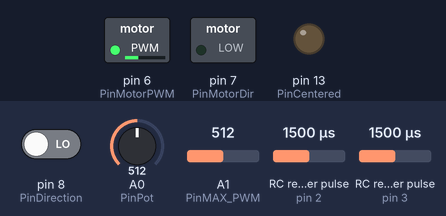
Recording of a sketch running on a simulated Arduino Uno, built with avr-gcc and run on an emulated ATmega328P. Parts: switched loads named in the sketch (green lamp = pin HIGH), output pins drawn as LEDs (lit = HIGH). Wiring (inferred from the names in the program): 2 × RC receiver channel: data pin 2 / data pin 3. The test bench sets the inputs (shaded band); at power-on: A0 (PinPot) = 512, A1 (PinMAX_PWM) = 512, pin 8 (PinDirection) LOW, RC receiver pulse (sensors on pin 2, pin 3) 1500 µs.

Above: at 1.2 s.
1.3 s: A0 (PinPot) set to 716
At 2.4 s:
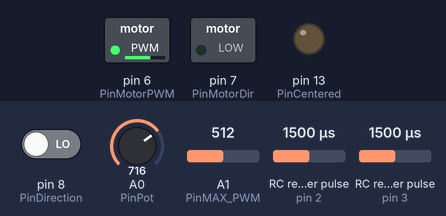
2.8 s: A1 (PinMAX_PWM) set to 716
At 3.6 s:
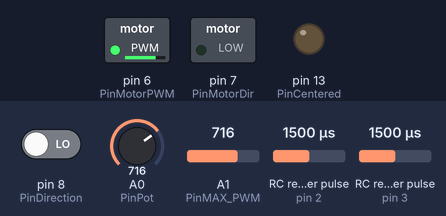
4.3 s: pin 8 (PinDirection) driven HIGH
At 4.7 s:
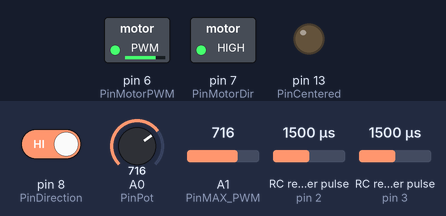
5.8 s: A0 (PinPot) set to 540
At 7.0 s:
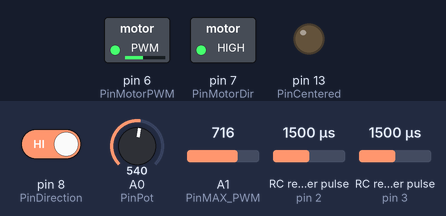
7.3 s: A1 (PinMAX_PWM) set to 992
At 8.2 s:
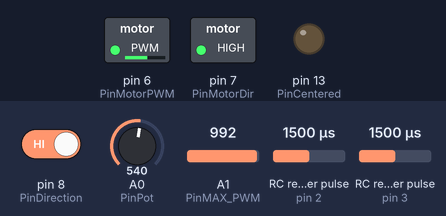
8.8 s: A0 (PinPot) set to 306
At 9.4 s:
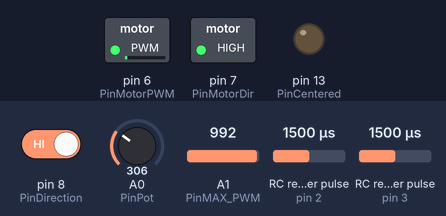
Timing chart, 0 to 11.3 s (numbered marks = the images above; inputs shaded):
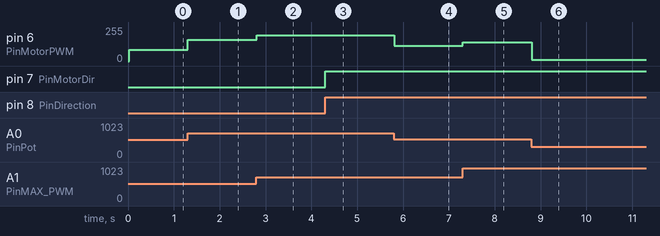

Measured:
- after the input at 1.3 s, pin 6 (PinMotorPWM): 84/255 → 161/255 at once
- after the input at 2.8 s, pin 6 (PinMotorPWM): 161/255 → 195/255 at once
- after the input at 4.3 s, pin 7 (PinMotorDir): LOW → HIGH at once
- after the input at 5.8 s, pin 6 (PinMotorPWM): 195/255 → 114/255 at once
- after the input at 7.3 s, pin 6 (PinMotorPWM): 114/255 → 141/255 at once
- after the input at 8.8 s, pin 6 (PinMotorPWM): 141/255 → 8/255 at once

The sketch:

accelerator2.ino
```cpp
int PinMotorPot = 0;      // Motor Pot Connected to A0
int PinMAX_PWM = 1;   // Maximum PWM is controlled through a pot connected to A1 to limit power to motor
int PinPot = 0;      // Input Pot Connected to A1
int PinMotorPWM = 6;   // Motor PWM on D6
int PinMotorDir = 7;   // Motor Direction on D7
int PinDirection = 8;
int PinCentered = 13;

int MotorPotValue = 0;
int PotValueFixed = 0;
int PotValue = 0;
int MotorPotError = 0;
int MotorDriveValue = 0;

int PotMAX_PWM = 0;
int BasePWM = 5; // Where motor kicks in to remove large dead zone in accelerator.
int MinPWM = 80;  // PWM at minimum pot position.
int MaxPWM = 255; // This value will change with pot.

int ErrorClamp = 255;
int DeadZone = 2;
int EndStopLeft = 300;
int EndStopRight = 730;

int maximum = 550;
int minimum = 550;
int counter;

int ch1;
int ch2;
int interlocked;
int interlock_count;

 /*
  * Channel A
  * 1445-1465 - Center
  * 1210 - Full Brake
  * 1580 - Full Accelerator
  *
  * Channel B
  * 1470-1490 - Center
  * 1820 - Fill Right
  * 1130 - Full Left
  *
  * Channel C
  * 1450-1480 - no signal
  * 1060-1080 - default C off
  * 1850-1870 - C ON
  *
  */

void setup() {

  pinMode(2, INPUT); // RC Reciever C
  pinMode(3, INPUT); // RC Reciever Throttle

  pinMode(PinDirection, INPUT);
  pinMode(PinMotorPWM, OUTPUT);  // sets the pin as output
  pinMode(PinMotorDir, OUTPUT);  // sets the pin as output
  pinMode(PinCentered, OUTPUT);  // sets the pin as output
  Serial.begin(115200);
}

void loop() {
  ch1 = pulseIn(2, HIGH, 25000); // Read the pulse width of
  ch2 = pulseIn(3, HIGH, 25000); // each channel

  PotMAX_PWM = analogRead(PinMAX_PWM);
  MaxPWM = map(PotMAX_PWM, 0, 1024, MinPWM, 255);

  PotValue = analogRead(PinPot);

/*
  if (ch1 > 1800) // Remote Disable.
    {
      interlocked = 1;
      digitalWrite(PinCentered, 1);
    }
  if ((ch1 > 1000) && (ch1 < 1800))
    {
      interlocked = 0;
      digitalWrite(PinCentered, 0);
    }
*/

  PotValueFixed = map(PotValue, EndStopLeft, EndStopRight, BasePWM, MaxPWM);
  if (PotValueFixed <= BasePWM)
    {
      PotValueFixed = 0;
    }
  PotValueFixed = constrain(PotValueFixed, 0, 255);

  analogWrite(PinMotorPWM, PotValueFixed);

  if (digitalRead(PinDirection) == 1)
    {
    digitalWrite(PinMotorDir,1);
    }
  else
    {
    digitalWrite(PinMotorDir,0);
    }

  if (PotValue < minimum)
    {
      minimum = PotValue;
    }

  if (PotValue > maximum)
    {
      maximum = PotValue;
    }
/*
  Serial.print("Channel C:");
  Serial.println(ch1);
  Serial.print("Channel T:");
  Serial.println(ch2);

  Serial.print("accel:");
  Serial.println(PotValueFixed);
*/


/*
  MotorPotValue = analogRead(PinMotorPot);

  if ((MotorPotValue >= 510) && (MotorPotValue <= 514))
    {
    digitalWrite(PinCentered, 1);
    }
  else
    {
    digitalWrite(PinCentered, 0);
    }
  PotValueFixed = PotValue;
  if (PotValue > EndStopRight) PotValueFixed = EndStopRight;
  if (PotValue < EndStopLeft) PotValueFixed = EndStopLeft;

  MotorPotError = MotorPotValue - PotValueFixed;

  MotorDriveValue = abs(MotorPotError);

  if (MotorDriveValue > ErrorClamp)
    {
      MotorDriveValue = ErrorClamp;
    }
  if (MotorPotError > 0)
    {
      digitalWrite(PinMotorDir, 0);
    }
   else
    {
      digitalWrite(PinMotorDir, 1);
    }

  if (MotorDriveValue >= DeadZone)
    {
    analogWrite(PinMotorPWM, MotorDriveValue);
    }
  else
    {
    analogWrite(PinMotorPWM, 0);
    }

  */

/*
  Serial.print(PotValue);
  Serial.print("\t");
  Serial.print(PotValueFixed);
  Serial.print("\t");
  Serial.print(minimum);
  Serial.print("\t");
  Serial.println(maximum);
*/

/*
  Serial.print(PotValueFixed);
  Serial.print("\t");
  Serial.print(MotorPotValue);
  Serial.print("\t");
  Serial.print(MotorPotError);
  Serial.print("\t");
  Serial.println(MotorDriveValue);
*/
}
```
